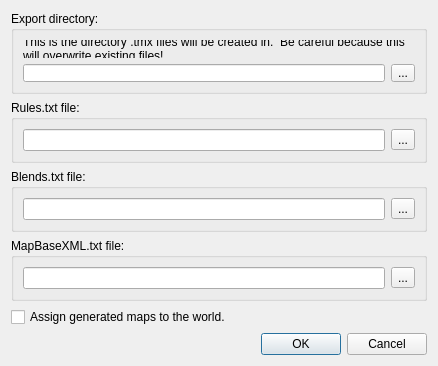
<?xml version="1.0" encoding="UTF-8"?>
<ui version="4.0">
 <class>BMPToTMXDialog</class>
 <widget class="QDialog" name="BMPToTMXDialog">
  <property name="geometry">
   <rect>
    <x>0</x>
    <y>0</y>
    <width>438</width>
    <height>348</height>
   </rect>
  </property>
  <property name="windowTitle">
   <string>BMP To TMX</string>
  </property>
  <layout class="QGridLayout" name="gridLayout">
   <item row="0" column="0">
    <widget class="QGroupBox" name="groupBox">
     <property name="title">
      <string>Export directory:</string>
     </property>
     <layout class="QVBoxLayout" name="verticalLayout">
      <item>
       <widget class="QLabel" name="label">
        <property name="text">
         <string>This is the directory .tmx files will be created in.  Be careful because this will overwrite existing files!</string>
        </property>
        <property name="wordWrap">
         <bool>true</bool>
        </property>
       </widget>
      </item>
      <item>
       <widget class="QWidget" name="widget" native="true">
        <layout class="QHBoxLayout" name="horizontalLayout">
         <property name="margin">
          <number>0</number>
         </property>
         <item>
          <widget class="QLineEdit" name="exportEdit">
           <property name="readOnly">
            <bool>true</bool>
           </property>
          </widget>
         </item>
         <item>
          <widget class="QToolButton" name="exportBrowse">
           <property name="text">
            <string>...</string>
           </property>
          </widget>
         </item>
        </layout>
       </widget>
      </item>
     </layout>
    </widget>
   </item>
   <item row="1" column="0">
    <widget class="QGroupBox" name="groupBox_2">
     <property name="title">
      <string>Rules.txt file:</string>
     </property>
     <layout class="QVBoxLayout" name="verticalLayout_2">
      <item>
       <widget class="QWidget" name="widget_2" native="true">
        <layout class="QHBoxLayout" name="horizontalLayout_2">
         <property name="margin">
          <number>0</number>
         </property>
         <item>
          <widget class="QLineEdit" name="rulesEdit">
           <property name="readOnly">
            <bool>true</bool>
           </property>
          </widget>
         </item>
         <item>
          <widget class="QToolButton" name="rulesBrowse">
           <property name="text">
            <string>...</string>
           </property>
          </widget>
         </item>
        </layout>
       </widget>
      </item>
     </layout>
    </widget>
   </item>
   <item row="2" column="0">
    <widget class="QGroupBox" name="groupBox_3">
     <property name="title">
      <string>Blends.txt file:</string>
     </property>
     <layout class="QVBoxLayout" name="verticalLayout_3">
      <item>
       <widget class="QWidget" name="widget_3" native="true">
        <layout class="QHBoxLayout" name="horizontalLayout_3">
         <property name="margin">
          <number>0</number>
         </property>
         <item>
          <widget class="QLineEdit" name="blendsEdit">
           <property name="readOnly">
            <bool>true</bool>
           </property>
          </widget>
         </item>
         <item>
          <widget class="QToolButton" name="blendsBrowse">
           <property name="text">
            <string>...</string>
           </property>
          </widget>
         </item>
        </layout>
       </widget>
      </item>
     </layout>
    </widget>
   </item>
   <item row="3" column="0">
    <widget class="QGroupBox" name="groupBox_4">
     <property name="title">
      <string>MapBaseXML.txt file:</string>
     </property>
     <layout class="QVBoxLayout" name="verticalLayout_4">
      <item>
       <widget class="QWidget" name="widget_4" native="true">
        <layout class="QHBoxLayout" name="horizontalLayout_4">
         <property name="margin">
          <number>0</number>
         </property>
         <item>
          <widget class="QLineEdit" name="mapbaseEdit">
           <property name="readOnly">
            <bool>true</bool>
           </property>
          </widget>
         </item>
         <item>
          <widget class="QToolButton" name="mapbaseBrowse">
           <property name="text">
            <string>...</string>
           </property>
          </widget>
         </item>
        </layout>
       </widget>
      </item>
     </layout>
    </widget>
   </item>
   <item row="5" column="0">
    <spacer name="verticalSpacer">
     <property name="orientation">
      <enum>Qt::Vertical</enum>
     </property>
     <property name="sizeHint" stdset="0">
      <size>
       <width>20</width>
       <height>40</height>
      </size>
     </property>
    </spacer>
   </item>
   <item row="6" column="0">
    <widget class="QDialogButtonBox" name="buttonBox">
     <property name="orientation">
      <enum>Qt::Horizontal</enum>
     </property>
     <property name="standardButtons">
      <set>QDialogButtonBox::Cancel|QDialogButtonBox::Ok</set>
     </property>
    </widget>
   </item>
   <item row="4" column="0">
    <widget class="QCheckBox" name="assignMapCheckBox">
     <property name="text">
      <string>Assign generated maps to the world.</string>
     </property>
    </widget>
   </item>
  </layout>
 </widget>
 <resources/>
 <connections>
  <connection>
   <sender>buttonBox</sender>
   <signal>accepted()</signal>
   <receiver>BMPToTMXDialog</receiver>
   <slot>accept()</slot>
   <hints>
    <hint type="sourcelabel">
     <x>248</x>
     <y>254</y>
    </hint>
    <hint type="destinationlabel">
     <x>157</x>
     <y>274</y>
    </hint>
   </hints>
  </connection>
  <connection>
   <sender>buttonBox</sender>
   <signal>rejected()</signal>
   <receiver>BMPToTMXDialog</receiver>
   <slot>reject()</slot>
   <hints>
    <hint type="sourcelabel">
     <x>316</x>
     <y>260</y>
    </hint>
    <hint type="destinationlabel">
     <x>286</x>
     <y>274</y>
    </hint>
   </hints>
  </connection>
 </connections>
</ui>
